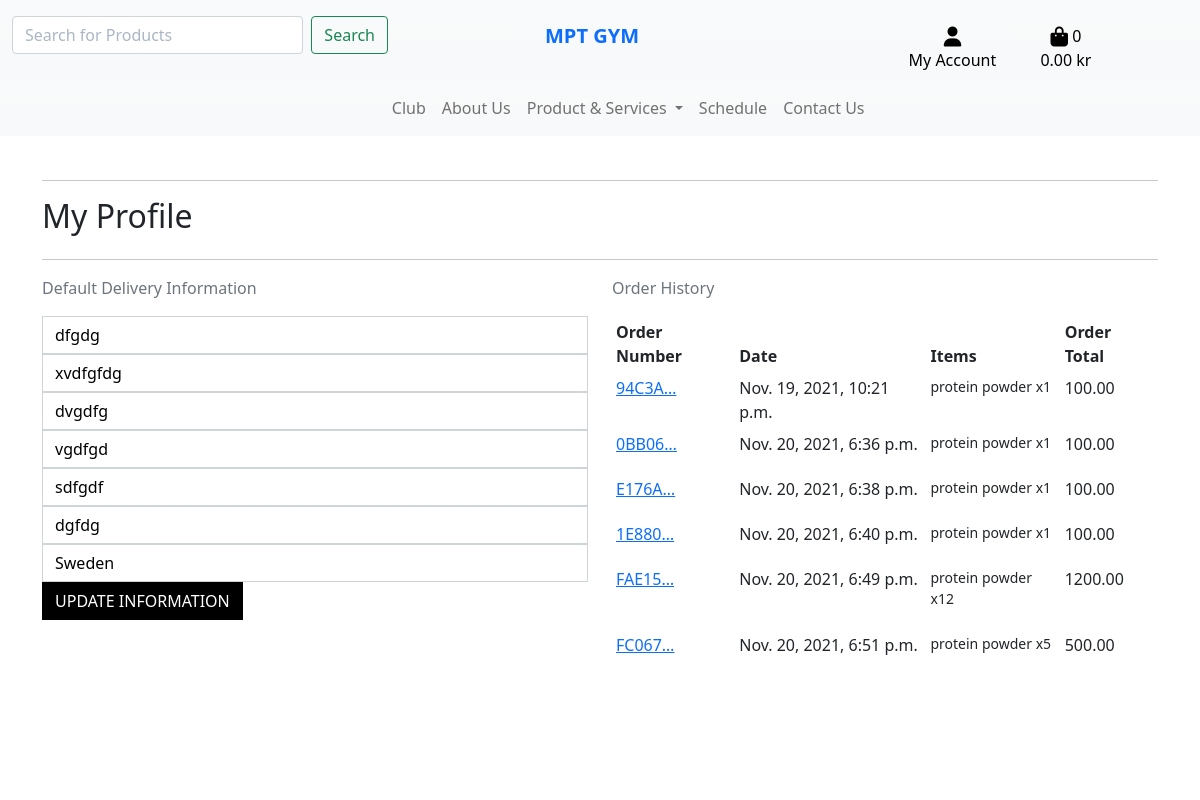
/profile/ (signed in), run on the app's committed database.
### profiles/models.py (models this page shows, shortened)
class UserProfile(models.Model):
    user = models.OneToOneField(User, on_delete=models.CASCADE)
    default_phone_number = models.CharField(max_length=20, null=True, blank=True)
    default_street_address1 = models.CharField(max_length=80, null=True, blank=True)
    default_street_address2 = models.CharField(max_length=80, null=True, blank=True)
    default_town_or_city = models.CharField(max_length=40, null=True, blank=True)
    default_county = models.CharField(max_length=80, null=True, blank=True)
    default_postcode = models.CharField(max_length=20, null=True, blank=True)
    default_country = CountryField(blank_label='Country', null=True, blank=True)

### checkout/models.py (models this page shows, shortened)
class Order(models.Model):
    order_number = models.CharField(max_length=32, null=False, editable=False)
    user_profile = models.ForeignKey(UserProfile, on_delete=models.SET_NULL,
                                     null=True, blank=True, related_name='orders')
    full_name = models.CharField(max_length=50, null=False, blank=False)
    email = models.EmailField(max_length=254, null=False, blank=False)
    phone_number = models.CharField(max_length=20, null=False, blank=False)
    country = CountryField(blank_label='Country *', null=False, blank=False)
    postcode = models.CharField(max_length=20, null=True, blank=True)
    town_or_city = models.CharField(max_length=40, null=False, blank=False)
    street_address1 = models.CharField(max_length=80, null=False, blank=False)
    street_address2 = models.CharField(max_length=80, null=True, blank=True)
    county = models.CharField(max_length=80, null=True, blank=True)
    date = models.DateTimeField(auto_now_add=True)
    delivery_cost = models.DecimalField(max_digits=6, decimal_places=2, null=False, default=0)
    order_total = models.DecimalField(max_digits=10, decimal_places=2, null=False, default=0)
    grand_total = models.DecimalField(max_digits=10, decimal_places=2, null=False, default=0)
    original_bag = models.TextField(null=False, blank=False, default='')
    stripe_pid = models.CharField(max_length=254, null=False, blank=False, default='')

class OrderLineItem(models.Model):
    order = models.ForeignKey(Order, null=False, blank=False, on_delete=models.CASCADE, related_name='lineitems')
    product = models.ForeignKey(Product, null=False, blank=False, on_delete=models.CASCADE)
    product_size = models.CharField(max_length=2, null=True, blank=True) # XS, S, M, L, XL
    quantity = models.IntegerField(null=False, blank=False, default=0)
    lineitem_total = models.DecimalField(max_digits=6, decimal_places=2, null=False, blank=False, editable=False)

### products/models.py (models this page shows, shortened)
class Product(models.Model):
    category = models.ForeignKey('Category', null=True, blank=True,
                                 on_delete=models.SET_NULL)
    sku = models.CharField(max_length=254, null=True, blank=True)
    name = models.CharField(max_length=254)
    description = models.TextField()
    has_sizes = models.BooleanField(default=False, null=True, blank=True)
    price = models.DecimalField(max_digits=8, decimal_places=2)
    rating = models.DecimalField(max_digits=6, decimal_places=2,
                                    null=True, blank=True)
    image_url = models.URLField(max_length=1024, null=True, blank=True)
    image = models.ImageField(null=True, blank=True)
    tags = models.ManyToManyField('Tag', blank=True)
    ingredients = models.TextField(null=True, blank=True)
    number_of_sessions = models.IntegerField(null=True, blank=True)
    price_per_session = models.DecimalField(max_digits=6, decimal_places=2,
                                            null=True, blank=True)

### profiles/views.py (the view)
# urls.py: path('profile/', include('profiles.urls')),
def profile(request):
    profile = get_object_or_404(UserProfile, user=request.user)
    if request.method == 'POST':
        form = UserProfileForm(request.POST, instance=profile)
        if form.is_valid():
            form.save()
            messages.success(request, 'Profile updated successfully')
        else:
            messages.error(request, 'Update failed. Please ensure the form is valid.')
    else:
        form = UserProfileForm(instance=profile)
    orders = profile.orders.all()
    template = 'profiles/profile.html'
    context = {
        'form': form,
        'orders': orders,
        'on_profile_page': True
    }
    return render(request, template, context)

### profiles/forms.py
class UserProfileForm(forms.ModelForm):
    class Meta:
        model = UserProfile
        exclude = ('user',)
    def __init__(self, *args, **kwargs):
        super().__init__(*args, **kwargs)
        placeholders = {
            'default_phone_number': 'Phone Number',
            'default_postcode': 'Postal Code',
            'default_town_or_city': 'Town or City',
            'default_street_address1': 'Street Address 1',
            'default_street_address2': 'Street Address 2',
            'default_county': 'County, State or Locality',
        }
        self.fields['default_phone_number'].widget.attrs['autofocus'] = True
        for field in self.fields:
            if field != 'default_country':
                if self.fields[field].required:
                    placeholder = f'{placeholders[field]} *'
                else:
                    placeholder = placeholders[field]
                self.fields[field].widget.attrs['placeholder'] = placeholder
            self.fields[field].widget.attrs['class'] = 'border-black rounded-0 profile-form-input'
            self.fields[field].label = False

### bag/contexts.py (called while the page is built, shortened)
def bag_contents(request):
    bag_items = []
    total = 0
    product_count = 0
    bag = request.session.get('bag', {})
    if total < settings.FREE_DELIVERY_THRESHOLD:
        delivery = total * Decimal(settings.STANDARD_DELIVERY_PERCENTAGE / 100)
        free_delivery_delta = settings.FREE_DELIVERY_THRESHOLD - total
    else:
        delivery = 0
        free_delivery_delta = 0
    grand_total = delivery + total
    context = {
        'bag_items': bag_items,
        'total': total,
        'product_count': product_count,
        'delivery': delivery,
        'free_delivery_delta': free_delivery_delta,
        'free_delivery_threshold': settings.FREE_DELIVERY_THRESHOLD,
        'grand_total': grand_total,
    }
    return context

### profiles/templates/profiles/profile.html (shortened to what this page needs)
{% extends "base.html" %}
{% load static %}
{% block extra_css %}
    <link rel="stylesheet" href="{% static 'profiles/css/profile.css' %}">
{% endblock %}
{% block page_header %}
    <div class="container header-container">
    </div>
{% endblock %}
{% block content %}
    <div class="overlay"></div>
    <div class="container">
        <div class="row">
            <div class="col">
                <hr>
                <h2 class="logo-font mb-4">My Profile</h2>
                <hr>
            </div>
        </div>
        <div class="row">
            <div class="col-12 col-lg-6">
                <p class="text-muted">Default Delivery Information</p>
                <form class="mt-3" action="{% url 'profile' %}" method="POST" id="profile-update-form">
                    {{ form|crispy }}
                    <button class="btn btn-black rounded-0 text-uppercase float-right">Update Information</button>
                </form>
            </div>
            <div class="col-12 col-lg-6">
                <p class="text-muted">Order History</p>
                <div class="order-history table-responsive">
                    <table class="table table-sm table-borderless">
                        <thead>
                            <th>Order Number</th>
                            <th>Date</th>
                            <th>Items</th>
                            <th>Order Total</th>
                        </thead>
                        <tbody>
                            {% for order  in orders %}
                            <tr>
                                <td>
                                    <a href="{% url 'order_history' order.order_number %}"
                                    title="{{ order.order_number}}">
                                        {{ order.order_number|truncatechars:6 }}
                                    </a>
                                </td>
                                <td>
                                    {{ order.date }}
                                </td>
                                <td>
                                    <ul class="list-unstyled">
                                        {% for item in order.lineitems.all %}
                                        <li class="small">
                                            {{ item.product.name }} x{{ item.quantity }}
                                        </li>
                                    {% endfor %}
                                    </ul>
                                </td>
                                <td>
                                    {{ order.grand_total }}
                                </td>
                            </tr>
                            {% endfor %}
                        </tbody>
                    </table>
                </div>
            </div>
        </div>
{% endblock %}

### static/css/base.css (style rules this page uses)
html { height: 100%; }
body { background: url('/media/home-gym-photo.jpg') no-repeat center center fixed; background-size: cover; height: calc(100vh-164px); }
.overlay { height: 100%; width: 100%; top: 0; left: 0; position: fixed; background: white; z-index: -2; }
.btn-black { background: black; color: white; }
@media (min-width: 992px) { .header-container { padding-top: 164px; } }

### profiles/static/profiles/css/profile.css (style rules this page uses)
.order-history { max-height: 416px; overflow-y: auto; }
#profile-update-form .form-control { color: #000; }
#profile-update-form input::placeholder { color: #aab7c4; }
#id_default_country, #id_default_country option:not(:first-child) { color: #000; }

### data on the page
UserProfile: default_phone_number "dfgdg", default_street_address1 "xvdfgfdg", default_street_address2 "dvgdfg", default_town_or_city "vgdfgd", default_county "sdfgdf", default_postcode "dgfdg", default_country "Sweden"
Order: order_number "94C3A…", date "Nov. 19, 2021, 10:21 p.m.", grand_total "100.00"
OrderLineItem: product.name "protein powder", quantity "1"
Order: order_number "0BB06…", date "Nov. 20, 2021, 6:36 p.m.", grand_total "100.00"
OrderLineItem: product.name "protein powder", quantity "1"
Order: order_number "E176A…", date "Nov. 20, 2021, 6:38 p.m.", grand_total "100.00"
OrderLineItem: product.name "protein powder", quantity "1"
Order: order_number "1E880…", date "Nov. 20, 2021, 6:40 p.m.", grand_total "100.00"
OrderLineItem: product.name "protein powder", quantity "1"
Order: order_number "FAE15…", date "Nov. 20, 2021, 6:49 p.m.", grand_total "1200.00"
OrderLineItem: product.name "protein powder", quantity "12"
Order: order_number "FC067…", date "Nov. 20, 2021, 6:51 p.m.", grand_total "500.00"
OrderLineItem: product.name "protein powder", quantity "5"

### other printed values
{{ product_count }} "0"
